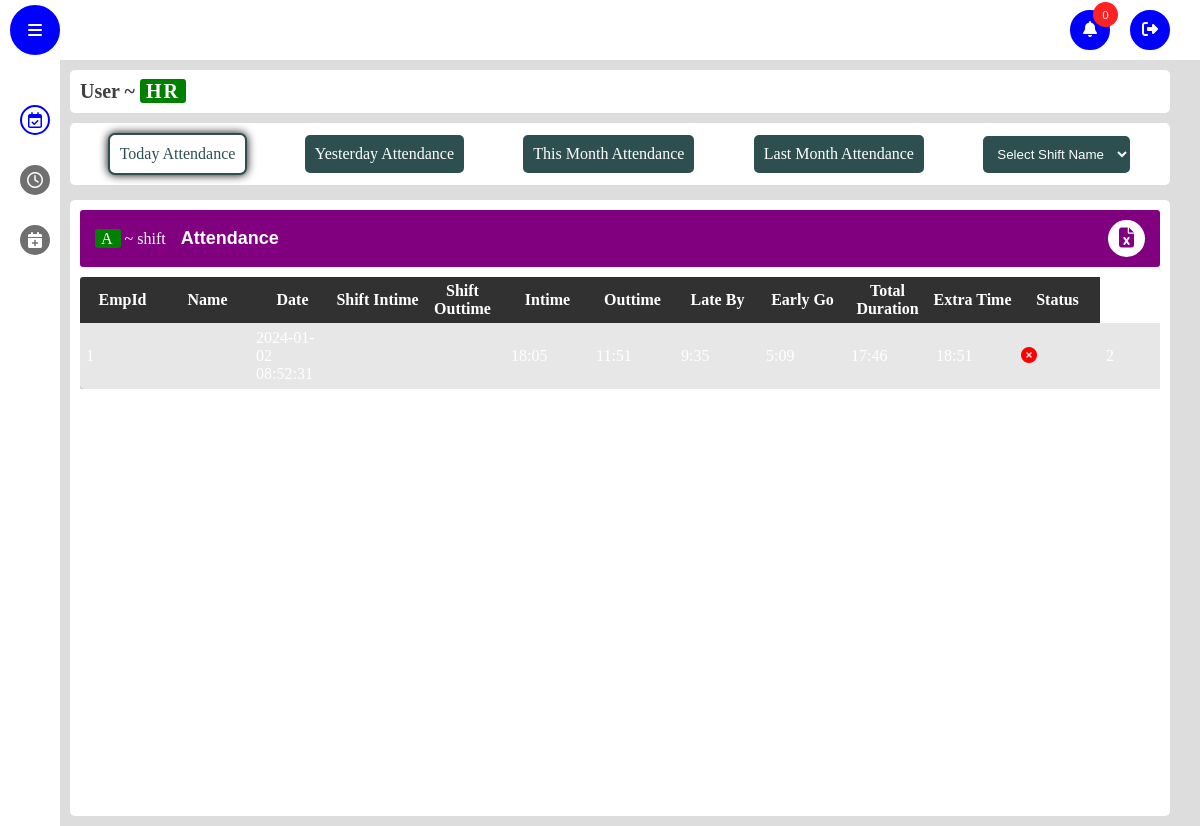
The page /calculate on the database its author committed.
### app/models.py (models this page shows)
class Attendance(db.Model,UserMixin):
    id=db.Column(db.Integer,primary_key=True)
    date = db.Column(db.DateTime(timezone=True), default=func.now())
    emp_id = db.Column(db.Integer, db.ForeignKey('emp_login.id'))
    attendance =db.Column(db.String(150))
    wages_per_Day=db.Column(db.String(150))
    inTime=db.Column(db.String(150))
    outTime=db.Column(db.String(150))
    overtime=db.Column(db.String(150),default='00:00')
    employee = db.relationship('Emp_login', back_populates='attendances')
    shiftType=db.Column(db.String(150))
    shiftIntime = db.Column(db.String(150))
    shift_Outtime = db.Column(db.String(150))
    TotalDuration=db.Column(db.String(150))
    lateBy=db.Column(db.String(150))
    earlyGoingBy=db.Column(db.String(150))
    punchRecords=db.Column(db.String(150))

### app/views.py (the view)
@views.route('/calculate',methods=['POST','GET'])
def calculate():
    calculate_Attendance()
    attendance=Attendance.query.all()
    return render_template("admin.html",attendance=attendance)

### app/funcations.py (called while the page is built)
def calculate_time_difference(time1_str, time2_str):
    print("DEBUG - time1_str:", time1_str)
    print("DEBUG - time2_str:", time2_str)
    time_format = '%H:%M'
    try:
        if time1_str == "00:00" or time2_str == "00:00":
            return "00:00"
        time1 = datetime.strptime(time1_str, time_format)
        time2 = datetime.strptime(time2_str, time_format)
    except ValueError as e:
        print("ValueError:", e)
        return "00:00"
    time_difference_seconds = (time2 - time1).total_seconds()
    total_minutes = time_difference_seconds // 60
    if total_minutes < 0:
        total_minutes += 24 * 60
    total_hours = total_minutes // 60
    minutes = total_minutes % 60
    formatted_difference = f"{int(total_hours)}:{int(minutes):02d}"
    return formatted_difference

### app/templates/admin.html (shortened to what this page needs)
<!DOCTYPE html>
<html lang="en">
  <head>
    <link rel="stylesheet" href="static/css/style.css" />
    <link
      rel="stylesheet"
      href="https://cdnjs.cloudflare.com/ajax/libs/font-awesome/5.15.4/css/all.min.css"
    />
    <link
      rel="stylesheet"
      href="https://cdnjs.cloudflare.com/ajax/libs/font-awesome/6.1.1/css/all.min.css"
    />
  </head>
  <body>
    <nav class="nav-bar">
      <div class="toogle-sidebar">
        <i class="fas fa-bars"></i>
      </div>
      <ul class="options">
        <li class="option">
            <div class="notification-btn">
              <span class>
                <i class="fas fa-bell"></i>
            </span>
            <div class="notify-count">
                <p class="count">0</p>
            </div>
            </div>
        </li>
        <a href="/logout" class="option logout">
            <span>
                <i class="fas fa-sign-out-alt"></i>
            </span>
        </a>
    </ul>
    </nav>
    <aside class="sidebar">
      <ul class="side-menu">
        <form class="menu-option active">
          <a href="/attendance_table">
            <span class="icon">
              <i class="far fa-calendar-check"></i>
            </span>
          </a>
        </form>
        <form action="/late_req_table" class="menu-option">
          <a href="/late_req_table">
            <span class="icon">
              <i class="far fa-clock"></i>
            </span>
          </a>
        </form>
        <form action="/leave_req_table" class="menu-option">
          <a href="/leave_req_table">
            <span class="icon">
              <i class="fas fa-calendar-plus"></i>
            </span>
          </a>
        </form>
      </ul>
    </aside>
    <main class="main active">
      <header class="details-bar">
        <div class="user-details">
          <h1 class="user-role">User ~ <span class="role tag">HR</span></h1>
        </div>
      </header>
      <menu class="table-menu" style="display: flex">
        <ul class="btn-container">
          <a href="/today_attendance" class="tag-btn click active"
            >Today Attendance</a
          >
          <a href="/yesterday_attendance" class="tag-btn click"
            >Yesterday Attendance</a
          >
          <a href="/month_attendance" class="tag-btn click"
            >This Month Attendance</a
          >
          <a href="/last_month_attendance" class="tag-btn click"
            >Last Month Attendance</a
          >
          <select name="shift" id="shift" class="tag-btn">
            <option value="">Select Shift Name</option>
          </select>
        </ul>
      </menu>
      <link rel="stylesheet" href="static/css/attendance.css" />
      <section class="frame today-attendance" style="display: flex">
        <div class="inner-frame">
          <div class="frame-header">
            <div class="frame-details">
              <p class="shift name"><span class="tag">A</span> ~ shift</p>
              <p class="frame-name">Attendance</p>
            </div>
            <div class="frame-options">
              <button type="button" class="download">
                <i class="fas fa-file-excel"></i>
              </button>
            </div>
          </div>
          <div class="frame-body">
            <table class="today-attendance-table">
              <thead>
                <tr class="tablehead">
                  <th>EmpId</th>
                  <th>Name</th>
                  <th>Date</th>
                  <th>Shift Intime</th>
                  <th>Shift Outtime</th>
                  <th>Intime</th>
                  <th>Outtime</th>
                  <th>Late By</th>
                  <th>Early Go</th>
                  <th>Total Duration</th>
                  <th>Extra Time</th>
                  <th>Status</th>
                </tr>
                {% if attendance %} {% for attendance in attendance %}
                <td class="id">{{attendance.emp_id }}</td>
                <td class="name">{{attendance.name}}</td>
                <td>{{attendance.date}}</td>
                <td>{{attendance.shiftInTime}}</td>
                <td>{{attendance.shift_OutTime}}</td>
                <td>{{attendance.inTime}}</td>
                <td>{{attendance.outTime}}</td>
                <td>{{attendance.lateBy}}</td>
                <td>{{attendance.earlyGoingBy}}</td>
                <td>{{attendance.TotalDuration}}</td>
                <td class="extra">{{attendance.overtime}}</td>
                <td><i class="fas fa-times-circle"></i></td>
                {% endfor %} {% endif %}
              </thead>
            </table>
          </div>
        </div>
      </section>
    </main>
  </body>
</html>

### app/static/css/style.css (style rules this page uses)
* { margin: 0; padding: 0; box-sizing: border-box; }
.nav-bar { width: 100vw; position: fixed; top: 0; left: 0; right: 0; height: 60px; background: #fff; display: flex; align-items: center; justify-content: space-between; padding: 0 10px; z-index: 10; }
body { background: #ddd; }
.toogle-sidebar { width: 50px; height: 50px; background: #0000ff; color: #fff; border-radius: 50%; display: flex; align-items: center; justify-content: center; cursor: pointer; border: 2px solid #0000ff; transition: all 0.3s; }
.options { display: flex; align-items: center; gap: 20px; margin-right: 20px; position: relative; }
.option { width: 40px; height: 40px; border-radius: 50%; list-style: none; display: flex; align-items: center; justify-content: center; flex-direction: column; text-transform: capitalize; cursor: pointer; color: #fff; transition: all 0.3s; background: #0000ff; border: 2px solid #0000ff; position: relative; }
.notify-count { position: absolute; right: -10px; top: -10px; width: 25px; height: 25px; border-radius: 50%; background: rgb(255, 34, 34); display: flex; align-items: center; justify-content: center; font-size: 13px; color: #fff; }
.notification-btn { width: 100%; height: 100%; display: flex; justify-content: center; align-items: center; }
li { list-style: none; }
.sidebar { position: fixed; top: 60px; height: calc(100% - 50px); width: 60px; background: #fff; padding: 10px; z-index: 10; overflow-x: hidden; transition: all 0.5s; }
.side-menu { width: 100%; display: flex; flex-direction: column; align-items: center; gap: 10px; padding: 10px 0; position: absolute; }
.menu-option { width: 100%; display: flex; align-items: center; gap: 5px; height: 50px; border-radius: 5px; padding: 0 10px; cursor: pointer; position: relative; }
.icon { width: 30px; height: 30px; background: #707070; border-radius: 50%; display: flex; align-items: center; justify-content: center; transition: all 0.3s; color: #ffffff; position: absolute; }
.menu-option:hover, .menu-option.active { color: #0000ff; }
.menu-option:hover .icon, .menu-option.active .icon { background: #ffffff; color: #0000ff; border: 2px solid #0000ff; }
.main { width: calc(100vw - 180px); min-height: calc(100vh - 60px); position: relative; top: 60px; left: 160px; padding: 10px; z-index: 5; transition: all 0.5s; }
.main.active { width: calc(100vw - 80px); left: 60px; }
.details-bar { width: 100%; display: flex; align-items: center; justify-content: space-between; padding: 10px; background: #ffffff; border-radius: 5px; }
.user-role { color: #3f3f3f; font-size: 20px; }
.tag { padding: 1px 6px; background: green; color: #ffffff; border-radius: 3px; letter-spacing: 2px; }
.frame { margin-top: 15px; padding: 10px; width: 100%; background: #ffffff; min-height: 77vh; border-radius: 5px; }
.inner-frame { width: 100%; height: 100%; }
.user-details { backdrop-filter: blur(5px); border-radius: 5px; }

### app/static/css/attendance.css (style rules this page uses)
.frame-header { width: 100%; display: flex; align-items: center; justify-content: space-between; padding: 10px 15px; background: #800080; color: #fff; border-radius: 3px; }
.frame-details { display: flex; align-items: center; gap: 15px; }
.frame-name { font-family: sans-serif; font-weight: 700; font-size: 18px; }
.download { width: 37px; height: 37px; border-radius: 50%; background: #fff; color: #800080; font-size: 20px; border: 2px solid #fff; cursor: pointer; transition: all .3s; }
.attendance-table,.today-attendance-table { width: 100%; max-height: 100%; border-collapse: collapse; margin-top: 10px; border-radius: 3px; overflow: hidden; }
.attendance-table .thead, .today-attendance-table thead { padding: 5px 0; background: #313131; color: #fff; }
td,th { min-width: 30px; text-align: center; padding: 5px 0; }
.today-attendance-table thead tr th { min-width: 85px; }
.today-attendance-table td { text-align: left; padding: 6px; }
.fas.fa-times-circle { color: red; }
.frame-body { max-width: 100%; overflow-x: scroll; }
.btn-container { margin-top: 10px; padding: 10px 15px; display: flex; align-items: center; flex-wrap: wrap; justify-content: space-around; gap: 10px; width: 100%; background: #fff; border-radius: 5px; }
.tag-btn { padding: 10px; border-radius: 7px; border: 2px solid; background: #2E4F4F; color: #fff; cursor: pointer; transition: all .5s; outline: none; }
.tag-btn.active, .tag-btn:focus { box-shadow: 0px 0px 10px #000; background: #fff; color: #2E4F4F; }
a { text-decoration: none; }

### rows shown on the page
Attendance: emp_id "1", date "2024-01-02 08:52:31", inTime "18:05", outTime "11:51", lateBy "9:35", earlyGoingBy "5:09", TotalDuration "17:46", overtime "18:51"
Attendance: emp_id "2"
